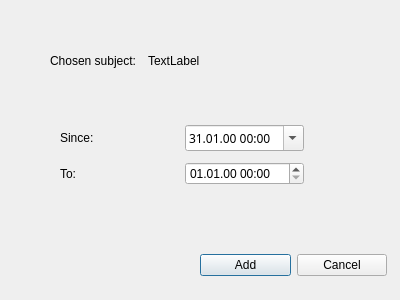
<?xml version="1.0" encoding="UTF-8"?>
<ui version="4.0">
 <class>DialogAddDate</class>
 <widget class="QDialog" name="DialogAddDate">
  <property name="geometry">
   <rect>
    <x>0</x>
    <y>0</y>
    <width>400</width>
    <height>300</height>
   </rect>
  </property>
  <property name="windowTitle">
   <string>Dialog</string>
  </property>
  <widget class="QWidget" name="">
   <property name="geometry">
    <rect>
     <x>200</x>
     <y>250</y>
     <width>187</width>
     <height>30</height>
    </rect>
   </property>
   <layout class="QHBoxLayout" name="horizontalLayout">
    <item>
     <widget class="QPushButton" name="pushButtonAdd">
      <property name="text">
       <string>Add</string>
      </property>
     </widget>
    </item>
    <item>
     <widget class="QPushButton" name="pushButtonCancel">
      <property name="text">
       <string>Cancel</string>
      </property>
     </widget>
    </item>
   </layout>
  </widget>
  <widget class="QWidget" name="">
   <property name="geometry">
    <rect>
     <x>50</x>
     <y>50</y>
     <width>190</width>
     <height>21</height>
    </rect>
   </property>
   <layout class="QHBoxLayout" name="horizontalLayout_2">
    <item>
     <widget class="QLabel" name="label">
      <property name="text">
       <string>Chosen subject:</string>
      </property>
     </widget>
    </item>
    <item>
     <widget class="QLabel" name="labelSubject">
      <property name="text">
       <string>TextLabel</string>
      </property>
     </widget>
    </item>
   </layout>
  </widget>
  <widget class="QWidget" name="">
   <property name="geometry">
    <rect>
     <x>60</x>
     <y>120</y>
     <width>244</width>
     <height>71</height>
    </rect>
   </property>
   <layout class="QVBoxLayout" name="verticalLayout">
    <item>
     <layout class="QHBoxLayout" name="horizontalLayout_3">
      <item>
       <widget class="QLabel" name="label_3">
        <property name="text">
         <string>Since:</string>
        </property>
       </widget>
      </item>
      <item>
       <widget class="QDateTimeEdit" name="dateTimeEditSince">
        <property name="sizePolicy">
         <sizepolicy hsizetype="Minimum" vsizetype="Fixed">
          <horstretch>0</horstretch>
          <verstretch>0</verstretch>
         </sizepolicy>
        </property>
        <property name="font">
         <font>
          <family>Microsoft Tai Le</family>
         </font>
        </property>
        <property name="date">
         <date>
          <year>2000</year>
          <month>1</month>
          <day>31</day>
         </date>
        </property>
        <property name="time">
         <time>
          <hour>0</hour>
          <minute>0</minute>
          <second>0</second>
         </time>
        </property>
        <property name="displayFormat">
         <string>dd.MM.yy HH:mm</string>
        </property>
        <property name="calendarPopup">
         <bool>true</bool>
        </property>
       </widget>
      </item>
     </layout>
    </item>
    <item>
     <layout class="QHBoxLayout" name="horizontalLayout_4">
      <item>
       <widget class="QLabel" name="label_4">
        <property name="text">
         <string>To:</string>
        </property>
       </widget>
      </item>
      <item>
       <widget class="QDateTimeEdit" name="dateTimeEditTo">
        <property name="displayFormat">
         <string>dd.MM.yy HH:mm</string>
        </property>
       </widget>
      </item>
     </layout>
    </item>
   </layout>
  </widget>
 </widget>
 <resources/>
 <connections/>
</ui>
